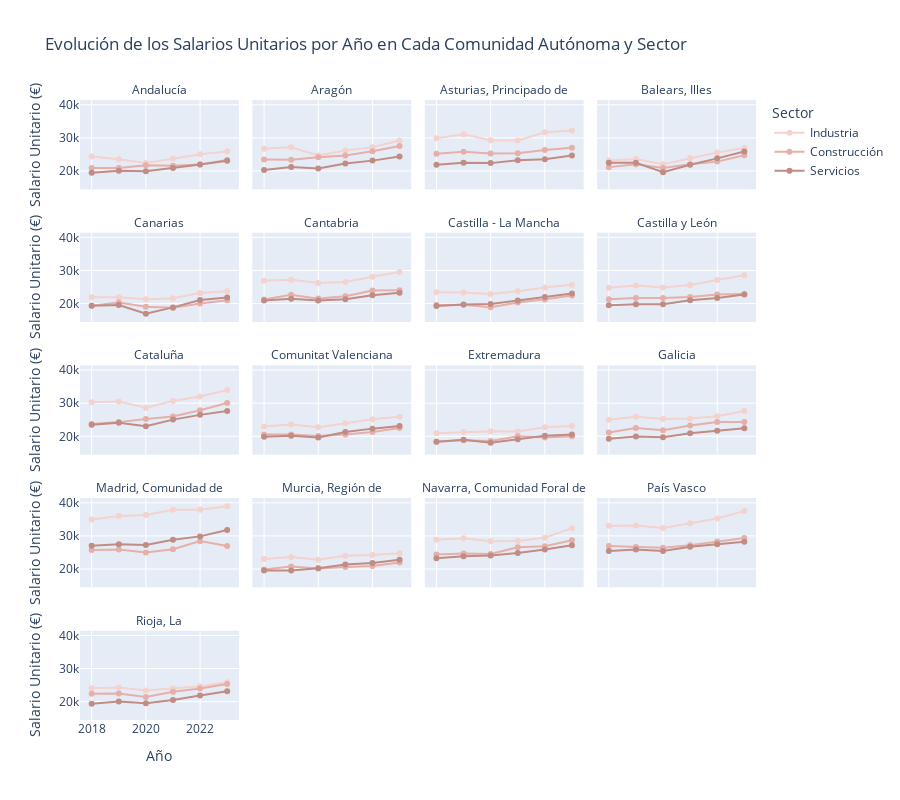

Notebook cell for this chart:
### Code cell
# Filtrar los datos para las columnas relevantes
df_salarios = df_poblacion[['AÑO', 'Comunidad autónoma', 'Sector', 'Sueldos y salarios unitarios']]

# Crear gráfico de líneas con facetas para cada comunidad autónoma
fig = px.line(df_salarios, x='AÑO', y='Sueldos y salarios unitarios',
              color='Sector',  # Diferenciar sectores por color dentro de cada comunidad
              facet_col='Comunidad autónoma', facet_col_wrap=4,  # Crear una faceta por comunidad, con 4 facetas por fila
              title="Evolución de los Salarios Unitarios por Año en Cada Comunidad Autónoma y Sector",
              labels={'AÑO': 'Año', 'Sueldos y salarios unitarios': 'Salario Unitario (€)'},
              markers=True,
              color_discrete_sequence=custom_palette)  # Usar paleta de colores personalizada

# Ajustar el diseño
fig.update_layout(height=800, showlegend=True)  # Ajusta la altura y asegura que se muestre la leyenda

# Opcional: Ajustar el tamaño de la leyenda y las etiquetas de los ejes
fig.for_each_annotation(lambda a: a.update(text=a.text.split("=")[-1]))  # Simplifica los títulos de cada faceta

fig.show()

### Figure 1 — Plotly figure (JSON) as saved in the notebook; plotly's stock layout.template omitted (floating-point values rounded to 4 significant figures)
{"data": [{"hovertemplate": "Sector=Industria<br>Comunidad autónoma=Andalucía<br>Año=%{x}<br>Salario Unitario (€)=%{y}<extra></extra>", "legendgroup": "Industria", "line": {"color": "#F4D2CE", "dash": "solid"}, "marker": {"symbol": "circle"}, "mode": "markers+lines", "name": "Industria", "orientation": "v", "showlegend": true, "type": "scatter", "x": [2018, 2019, 2020, 2021, 2022, 2023], "xaxis": "x17", "y": [24340.0, 23550.0, 22430.0, 23750.0, 25070.0, 25920.0], "yaxis": "y17"}, {"hovertemplate": "Sector=Industria<br>Comunidad autónoma=Aragón<br>Año=%{x}<br>Salario Unitario (€)=%{y}<extra></extra>", "legendgroup": "Industria", "line": {"color": "#F4D2CE", "dash": "solid"}, "marker": {"symbol": "circle"}, "mode": "markers+lines", "name": "Industria", "orientation": "v", "showlegend": false, "type": "scatter", "x": [2018, 2019, 2020, 2021, 2022, 2023], "xaxis": "x18", "y": [26720.0, 27170.0, 24680.0, 26160.0, 27140.0, 29170.0], "yaxis": "y18"}, {"hovertemplate": "Sector=Industria<br>Comunidad autónoma=Asturias, Principado de<br>Año=%{x}<br>Salario Unitario (€)=%{y}<extra></extra>", "legendgroup": "Industria", "line": {"color": "#F4D2CE", "dash": "solid"}, "marker": {"symbol": "circle"}, "mode": "markers+lines", "name": "Industria", "orientation": "v", "showlegend": false, "type": "scatter", "x": [2018, 2019, 2020, 2021, 2022, 2023], "xaxis": "x19", "y": [29890.0, 31070.0, 29310.0, 29230.0, 31690.0, 32220.0], "yaxis": "y19"}, {"hovertemplate": "Sector=Industria<br>Comunidad autónoma=Balears, Illes<br>Año=%{x}<br>Salario Unitario (€)=%{y}<extra></extra>", "legendgroup": "Industria", "line": {"color": "#F4D2CE", "dash": "solid"}, "marker": {"symbol": "circle"}, "mode": "markers+lines", "name": "Industria", "orientation": "v", "showlegend": false, "type": "scatter", "x": [2018, 2019, 2020, 2021, 2022, 2023], "xaxis": "x20", "y": [23120.0, 23600.0, 22030.0, 23870.0, 25590.0, 26900.0], "yaxis": "y20"}, {"hovertemplate": "Sector=Industria<br>Comunidad autónoma=Canarias<br>Año=%{x}<br>Salario Unitario (€)=%{y}<extra></extra>", "legendgroup": "Industria", "line": {"color": "#F4D2CE", "dash": "solid"}, "marker": {"symbol": "circle"}, "mode": "markers+lines", "name": "Industria", "orientation": "v", "showlegend": false, "type": "scatter", "x": [2018, 2019, 2020, 2021, 2022, 2023], "xaxis": "x13", "y": [21900.0, 21910.0, 21320.0, 21640.0, 23200.0, 23750.0], "yaxis": "y13"}, {"hovertemplate": "Sector=Industria<br>Comunidad autónoma=Cantabria<br>Año=%{x}<br>Salario Unitario (€)=%{y}<extra></extra>", "legendgroup": "Industria", "line": {"color": "#F4D2CE", "dash": "solid"}, "marker": {"symbol": "circle"}, "mode": "markers+lines", "name": "Industria", "orientation": "v", "showlegend": false, "type": "scatter", "x": [2018, 2019, 2020, 2021, 2022, 2023], "xaxis": "x14", "y": [26920.0, 27200.0, 26210.0, 26570.0, 28120.0, 29550.0], "yaxis": "y14"}, {"hovertemplate": "Sector=Industria<br>Comunidad autónoma=Castilla - La Mancha<br>Año=%{x}<br>Salario Unitario (€)=%{y}<extra></extra>", "legendgroup": "Industria", "line": {"color": "#F4D2CE", "dash": "solid"}, "marker": {"symbol": "circle"}, "mode": "markers+lines", "name": "Industria", "orientation": "v", "showlegend": false, "type": "scatter", "x": [2018, 2019, 2020, 2021, 2022, 2023], "xaxis": "x15", "y": [23460.0, 23400.0, 22910.0, 23720.0, 24840.0, 25680.0], "yaxis": "y15"}, {"hovertemplate": "Sector=Industria<br>Comunidad autónoma=Castilla y León<br>Año=%{x}<br>Salario Unitario (€)=%{y}<extra></extra>", "legendgroup": "Industria", "line": {"color": "#F4D2CE", "dash": "solid"}, "marker": {"symbol": "circle"}, "mode": "markers+lines", "name": "Industria", "orientation": "v", "showlegend": false, "type": "scatter", "x": [2018, 2019, 2020, 2021, 2022, 2023], "xaxis": "x16", "y": [24800.0, 25460.0, 24860.0, 25610.0, 27120.0, 28540.0], "yaxis": "y16"}, {"hovertemplate": "Sector=Industria<br>Comunidad autónoma=Cataluña<br>Año=%{x}<br>Salario Unitario (€)=%{y}<extra></extra>", "legendgroup": "Industria", "line": {"color": "#F4D2CE", "dash": "solid"}, "marker": {"symbol": "circle"}, "mode": "markers+lines", "name": "Industria", "orientation": "v", "showlegend": false, "type": "scatter", "x": [2018, 2019, 2020, 2021, 2022, 2023], "xaxis": "x9", "y": [30300.0, 30530.0, 28670.0, 30680.0, 32020.0, 33980.0], "yaxis": "y9"}, {"hovertemplate": "Sector=Industria<br>Comunidad autónoma=Comunitat Valenciana<br>Año=%{x}<br>Salario Unitario (€)=%{y}<extra></extra>", "legendgroup": "Industria", "line": {"color": "#F4D2CE", "dash": "solid"}, "marker": {"symbol": "circle"}, "mode": "markers+lines", "name": "Industria", "orientation": "v", "showlegend": false, "type": "scatter", "x": [2018, 2019, 2020, 2021, 2022, 2023], "xaxis": "x10", "y": [22980.0, 23570.0, 22770.0, 23970.0, 25150.0, 25870.0], "yaxis": "y10"}, {"hovertemplate": "Sector=Industria<br>Comunidad autónoma=Extremadura<br>Año=%{x}<br>Salario Unitario (€)=%{y}<extra></extra>", "legendgroup": "Industria", "line": {"color": "#F4D2CE", "dash": "solid"}, "marker": {"symbol": "circle"}, "mode": "markers+lines", "name": "Industria", "orientation": "v", "showlegend": false, "type": "scatter", "x": [2018, 2019, 2020, 2021, 2022, 2023], "xaxis": "x11", "y": [20920.0, 21280.0, 21500.0, 21450.0, 22700.0, 23120.0], "yaxis": "y11"}, {"hovertemplate": "Sector=Industria<br>Comunidad autónoma=Galicia<br>Año=%{x}<br>Salario Unitario (€)=%{y}<extra></extra>", "legendgroup": "Industria", "line": {"color": "#F4D2CE", "dash": "solid"}, "marker": {"symbol": "circle"}, "mode": "markers+lines", "name": "Industria", "orientation": "v", "showlegend": false, "type": "scatter", "x": [2018, 2019, 2020, 2021, 2022, 2023], "xaxis": "x12", "y": [25010.0, 25870.0, 25220.0, 25400.0, 26070.0, 27620.0], "yaxis": "y12"}, {"hovertemplate": "Sector=Industria<br>Comunidad autónoma=Madrid, Comunidad de<br>Año=%{x}<br>Salario Unitario (€)=%{y}<extra></extra>", "legendgroup": "Industria", "line": {"color": "#F4D2CE", "dash": "solid"}, "marker": {"symbol": "circle"}, "mode": "markers+lines", "name": "Industria", "orientation": "v", "showlegend": false, "type": "scatter", "x": [2018, 2019, 2020, 2021, 2022, 2023], "xaxis": "x5", "y": [34960.0, 36020.0, 36292, 37880.0, 37880.0, 38960.0], "yaxis": "y5"}, {"hovertemplate": "Sector=Industria<br>Comunidad autónoma=Murcia, Región de<br>Año=%{x}<br>Salario Unitario (€)=%{y}<extra></extra>", "legendgroup": "Industria", "line": {"color": "#F4D2CE", "dash": "solid"}, "marker": {"symbol": "circle"}, "mode": "markers+lines", "name": "Industria", "orientation": "v", "showlegend": false, "type": "scatter", "x": [2018, 2019, 2020, 2021, 2022, 2023], "xaxis": "x6", "y": [23050.0, 23620.0, 22830.0, 24020.0, 24230.0, 24780.0], "yaxis": "y6"}, {"hovertemplate": "Sector=Industria<br>Comunidad autónoma=Navarra, Comunidad Foral de<br>Año=%{x}<br>Salario Unitario (€)=%{y}<extra></extra>", "legendgroup": "Industria", "line": {"color": "#F4D2CE", "dash": "solid"}, "marker": {"symbol": "circle"}, "mode": "markers+lines", "name": "Industria", "orientation": "v", "showlegend": false, "type": "scatter", "x": [2018, 2019, 2020, 2021, 2022, 2023], "xaxis": "x7", "y": [28860.0, 29300.0, 28400.0, 28430.0, 29470.0, 32330.0], "yaxis": "y7"}, {"hovertemplate": "Sector=Industria<br>Comunidad autónoma=País Vasco<br>Año=%{x}<br>Salario Unitario (€)=%{y}<extra></extra>", "legendgroup": "Industria", "line": {"color": "#F4D2CE", "dash": "solid"}, "marker": {"symbol": "circle"}, "mode": "markers+lines", "name": "Industria", "orientation": "v", "showlegend": false, "type": "scatter", "x": [2018, 2019, 2020, 2021, 2022, 2023], "xaxis": "x8", "y": [33050.0, 33170.0, 32370.0, 33820.0, 35250.0, 37500.0], "yaxis": "y8"}, {"hovertemplate": "Sector=Industria<br>Comunidad autónoma=Rioja, La<br>Año=%{x}<br>Salario Unitario (€)=%{y}<extra></extra>", "legendgroup": "Industria", "line": {"color": "#F4D2CE", "dash": "solid"}, "marker": {"symbol": "circle"}, "mode": "markers+lines", "name": "Industria", "orientation": "v", "showlegend": false, "type": "scatter", "x": [2018, 2019, 2020, 2021, 2022, 2023], "xaxis": "x", "y": [24020.0, 24280.0, 23340.0, 23940.0, 24640.0, 25850.0], "yaxis": "y"}, {"hovertemplate": "Sector=Construcción<br>Comunidad autónoma=Andalucía<br>Año=%{x}<br>Salario Unitario (€)=%{y}<extra></extra>", "legendgroup": "Construcción", "line": {"color": "#E6AFA9", "dash": "solid"}, "marker": {"symbol": "circle"}, "mode": "markers+lines", "name": "Construcción", "orientation": "v", "showlegend": true, "type": "scatter", "x": [2018, 2019, 2020, 2021, 2022, 2023], "xaxis": "x17", "y": [20850.0, 20910.0, 21690.0, 21550.0, 21950.0, 23320.0], "yaxis": "y17"}, {"hovertemplate": "Sector=Construcción<br>Comunidad autónoma=Aragón<br>Año=%{x}<br>Salario Unitario (€)=%{y}<extra></extra>", "legendgroup": "Construcción", "line": {"color": "#E6AFA9", "dash": "solid"}, "marker": {"symbol": "circle"}, "mode": "markers+lines", "name": "Construcción", "orientation": "v", "showlegend": false, "type": "scatter", "x": [2018, 2019, 2020, 2021, 2022, 2023], "xaxis": "x18", "y": [23470.0, 23400.0, 24140.0, 24660.0, 25980.0, 27530.0], "yaxis": "y18"}, {"hovertemplate": "Sector=Construcción<br>Comunidad autónoma=Asturias, Principado de<br>Año=%{x}<br>Salario Unitario (€)=%{y}<extra></extra>", "legendgroup": "Construcción", "line": {"color": "#E6AFA9", "dash": "solid"}, "marker": {"symbol": "circle"}, "mode": "markers+lines", "name": "Construcción", "orientation": "v", "showlegend": false, "type": "scatter", "x": [2018, 2019, 2020, 2021, 2022, 2023], "xaxis": "x19", "y": [25200.0, 25760.0, 25290.0, 25360.0, 26330.0, 27010.0], "yaxis": "y19"}, {"hovertemplate": "Sector=Construcción<br>Comunidad autónoma=Balears, Illes<br>Año=%{x}<br>Salario Unitario (€)=%{y}<extra></extra>", "legendgroup": "Construcción", "line": {"color": "#E6AFA9", "dash": "solid"}, "marker": {"symbol": "circle"}, "mode": "markers+lines", "name": "Construcción", "orientation": "v", "showlegend": false, "type": "scatter", "x": [2018, 2019, 2020, 2021, 2022, 2023], "xaxis": "x20", "y": [21150.0, 22020.0, 20890.0, 22040.0, 22820.0, 24760.0], "yaxis": "y20"}, {"hovertemplate": "Sector=Construcción<br>Comunidad autónoma=Canarias<br>Año=%{x}<br>Salario Unitario (€)=%{y}<extra></extra>", "legendgroup": "Construcción", "line": {"color": "#E6AFA9", "dash": "solid"}, "marker": {"symbol": "circle"}, "mode": "markers+lines", "name": "Construcción", "orientation": "v", "showlegend": false, "type": "scatter", "x": [2018, 2019, 2020, 2021, 2022, 2023], "xaxis": "x13", "y": [19370.0, 20310.0, 19030.0, 18750.0, 20030.0, 21030.0], "yaxis": "y13"}, {"hovertemplate": "Sector=Construcción<br>Comunidad autónoma=Cantabria<br>Año=%{x}<br>Salario Unitario (€)=%{y}<extra></extra>", "legendgroup": "Construcción", "line": {"color": "#E6AFA9", "dash": "solid"}, "marker": {"symbol": "circle"}, "mode": "markers+lines", "name": "Construcción", "orientation": "v", "showlegend": false, "type": "scatter", "x": [2018, 2019, 2020, 2021, 2022, 2023], "xaxis": "x14", "y": [21250.0, 22680.0, 21510.0, 22260.0, 23990.0, 24010.0], "yaxis": "y14"}, {"hovertemplate": "Sector=Construcción<br>Comunidad autónoma=Castilla - La Mancha<br>Año=%{x}<br>Salario Unitario (€)=%{y}<extra></extra>", "legendgroup": "Construcción", "line": {"color": "#E6AFA9", "dash": "solid"}, "marker": {"symbol": "circle"}, "mode": "markers+lines", "name": "Construcción", "orientation": "v", "showlegend": false, "type": "scatter", "x": [2018, 2019, 2020, 2021, 2022, 2023], "xaxis": "x15", "y": [19580.0, 19640.0, 18920.0, 20320.0, 21280.0, 22450.0], "yaxis": "y15"}, {"hovertemplate": "Sector=Construcción<br>Comunidad autónoma=Castilla y León<br>Año=%{x}<br>Salario Unitario (€)=%{y}<extra></extra>", "legendgroup": "Construcción", "line": {"color": "#E6AFA9", "dash": "solid"}, "marker": {"symbol": "circle"}, "mode": "markers+lines", "name": "Construcción", "orientation": "v", "showlegend": false, "type": "scatter", "x": [2018, 2019, 2020, 2021, 2022, 2023], "xaxis": "x16", "y": [21360.0, 21730.0, 21700.0, 22020.0, 22720.0, 22890.0], "yaxis": "y16"}, {"hovertemplate": "Sector=Construcción<br>Comunidad autónoma=Cataluña<br>Año=%{x}<br>Salario Unitario (€)=%{y}<extra></extra>", "legendgroup": "Construcción", "line": {"color": "#E6AFA9", "dash": "solid"}, "marker": {"symbol": "circle"}, "mode": "markers+lines", "name": "Construcción", "orientation": "v", "showlegend": false, "type": "scatter", "x": [2018, 2019, 2020, 2021, 2022, 2023], "xaxis": "x9", "y": [23730.0, 24290.0, 25220.0, 26000.0, 27890.0, 30050.0], "yaxis": "y9"}, {"hovertemplate": "Sector=Construcción<br>Comunidad autónoma=Comunitat Valenciana<br>Año=%{x}<br>Salario Unitario (€)=%{y}<extra></extra>", "legendgroup": "Construcción", "line": {"color": "#E6AFA9", "dash": "solid"}, "marker": {"symbol": "circle"}, "mode": "markers+lines", "name": "Construcción", "orientation": "v", "showlegend": false, "type": "scatter", "x": [2018, 2019, 2020, 2021, 2022, 2023], "xaxis": "x10", "y": [20552, 20510.0, 20130.0, 20570.0, 21280.0, 22530.0], "yaxis": "y10"}, {"hovertemplate": "Sector=Construcción<br>Comunidad autónoma=Extremadura<br>Año=%{x}<br>Salario Unitario (€)=%{y}<extra></extra>", "legendgroup": "Construcción", "line": {"color": "#E6AFA9", "dash": "solid"}, "marker": {"symbol": "circle"}, "mode": "markers+lines", "name": "Construcción", "orientation": "v", "showlegend": false, "type": "scatter", "x": [2018, 2019, 2020, 2021, 2022, 2023], "xaxis": "x11", "y": [18380.0, 18820.0, 18620.0, 20010.0, 19620.0, 19980.0], "yaxis": "y11"}, {"hovertemplate": "Sector=Construcción<br>Comunidad autónoma=Galicia<br>Año=%{x}<br>Salario Unitario (€)=%{y}<extra></extra>", "legendgroup": "Construcción", "line": {"color": "#E6AFA9", "dash": "solid"}, "marker": {"symbol": "circle"}, "mode": "markers+lines", "name": "Construcción", "orientation": "v", "showlegend": false, "type": "scatter", "x": [2018, 2019, 2020, 2021, 2022, 2023], "xaxis": "x12", "y": [21170.0, 22530.0, 21840.0, 23250.0, 24350.0, 24340.0], "yaxis": "y12"}, {"hovertemplate": "Sector=Construcción<br>Comunidad autónoma=Madrid, Comunidad de<br>Año=%{x}<br>Salario Unitario (€)=%{y}<extra></extra>", "legendgroup": "Construcción", "line": {"color": "#E6AFA9", "dash": "solid"}, "marker": {"symbol": "circle"}, "mode": "markers+lines", "name": "Construcción", "orientation": "v", "showlegend": false, "type": "scatter", "x": [2018, 2019, 2020, 2021, 2022, 2023], "xaxis": "x5", "y": [25710.0, 25880.0, 24970.0, 25970.0, 28410.0, 26930.0], "yaxis": "y5"}, {"hovertemplate": "Sector=Construcción<br>Comunidad autónoma=Murcia, Región de<br>Año=%{x}<br>Salario Unitario (€)=%{y}<extra></extra>", "legendgroup": "Construcción", "line": {"color": "#E6AFA9", "dash": "solid"}, "marker": {"symbol": "circle"}, "mode": "markers+lines", "name": "Construcción", "orientation": "v", "showlegend": false, "type": "scatter", "x": [2018, 2019, 2020, 2021, 2022, 2023], "xaxis": "x6", "y": [19880.0, 20750.0, 20120.0, 20620.0, 20880.0, 21970.0], "yaxis": "y6"}, {"hovertemplate": "Sector=Construcción<br>Comunidad autónoma=Navarra, Comunidad Foral de<br>Año=%{x}<br>Salario Unitario (€)=%{y}<extra></extra>", "legendgroup": "Construcción", "line": {"color": "#E6AFA9", "dash": "solid"}, "marker": {"symbol": "circle"}, "mode": "markers+lines", "name": "Construcción", "orientation": "v", "showlegend": false, "type": "scatter", "x": [2018, 2019, 2020, 2021, 2022, 2023], "xaxis": "x7", "y": [24360.0, 24660.0, 24550.0, 26560.0, 26870.0, 28690.0], "yaxis": "y7"}, {"hovertemplate": "Sector=Construcción<br>Comunidad autónoma=País Vasco<br>Año=%{x}<br>Salario Unitario (€)=%{y}<extra></extra>", "legendgroup": "Construcción", "line": {"color": "#E6AFA9", "dash": "solid"}, "marker": {"symbol": "circle"}, "mode": "markers+lines", "name": "Construcción", "orientation": "v", "showlegend": false, "type": "scatter", "x": [2018, 2019, 2020, 2021, 2022, 2023], "xaxis": "x8", "y": [26980.0, 26630.0, 26450.0, 27160.0, 28280.0, 29390.0], "yaxis": "y8"}, {"hovertemplate": "Sector=Construcción<br>Comunidad autónoma=Rioja, La<br>Año=%{x}<br>Salario Unitario (€)=%{y}<extra></extra>", "legendgroup": "Construcción", "line": {"color": "#E6AFA9", "dash": "solid"}, "marker": {"symbol": "circle"}, "mode": "markers+lines", "name": "Construcción", "orientation": "v", "showlegend": false, "type": "scatter", "x": [2018, 2019, 2020, 2021, 2022, 2023], "xaxis": "x", "y": [22420.0, 22440.0, 21430.0, 23000.0, 23970.0, 25320.0], "yaxis": "y"}, {"hovertemplate": "Sector=Servicios<br>Comunidad autónoma=Andalucía<br>Año=%{x}<br>Salario Unitario (€)=%{y}<extra></extra>", "legendgroup": "Servicios", "line": {"color": "#C08C83", "dash": "solid"}, "marker": {"symbol": "circle"}, "mode": "markers+lines", "name": "Servicios", "orientation": "v", "showlegend": true, "type": "scatter", "x": [2018, 2019, 2020, 2021, 2022, 2023], "xaxis": "x17", "y": [19440.0, 20030.0, 19930.0, 20850.0, 21950.0, 23090.0], "yaxis": "y17"}, {"hovertemplate": "Sector=Servicios<br>Comunidad autónoma=Aragón<br>Año=%{x}<br>Salario Unitario (€)=%{y}<extra></extra>", "legendgroup": "Servicios", "line": {"color": "#C08C83", "dash": "solid"}, "marker": {"symbol": "circle"}, "mode": "markers+lines", "name": "Servicios", "orientation": "v", "showlegend": false, "type": "scatter", "x": [2018, 2019, 2020, 2021, 2022, 2023], "xaxis": "x18", "y": [20300.0, 21220.0, 20730.0, 22220.0, 23120.0, 24360.0], "yaxis": "y18"}, {"hovertemplate": "Sector=Servicios<br>Comunidad autónoma=Asturias, Principado de<br>Año=%{x}<br>Salario Unitario (€)=%{y}<extra></extra>", "legendgroup": "Servicios", "line": {"color": "#C08C83", "dash": "solid"}, "marker": {"symbol": "circle"}, "mode": "markers+lines", "name": "Servicios", "orientation": "v", "showlegend": false, "type": "scatter", "x": [2018, 2019, 2020, 2021, 2022, 2023], "xaxis": "x19", "y": [21860.0, 22480.0, 22360.0, 23250.0, 23570.0, 24660.0], "yaxis": "y19"}, {"hovertemplate": "Sector=Servicios<br>Comunidad autónoma=Balears, Illes<br>Año=%{x}<br>Salario Unitario (€)=%{y}<extra></extra>", "legendgroup": "Servicios", "line": {"color": "#C08C83", "dash": "solid"}, "marker": {"symbol": "circle"}, "mode": "markers+lines", "name": "Servicios", "orientation": "v", "showlegend": false, "type": "scatter", "x": [2018, 2019, 2020, 2021, 2022, 2023], "xaxis": "x20", "y": [22480.0, 22490.0, 19590.0, 21850.0, 23800.0, 25880.0], "yaxis": "y20"}, {"hovertemplate": "Sector=Servicios<br>Comunidad autónoma=Canarias<br>Año=%{x}<br>Salario Unitario (€)=%{y}<extra></extra>", "legendgroup": "Servicios", "line": {"color": "#C08C83", "dash": "solid"}, "marker": {"symbol": "circle"}, "mode": "markers+lines", "name": "Servicios", "orientation": "v", "showlegend": false, "type": "scatter", "x": [2018, 2019, 2020, 2021, 2022, 2023], "xaxis": "x13", "y": [19360.0, 19560.0, 16940.0, 18860.0, 21100.0, 21880.0], "yaxis": "y13"}, {"hovertemplate": "Sector=Servicios<br>Comunidad autónoma=Cantabria<br>Año=%{x}<br>Salario Unitario (€)=%{y}<extra></extra>", "legendgroup": "Servicios", "line": {"color": "#C08C83", "dash": "solid"}, "marker": {"symbol": "circle"}, "mode": "markers+lines", "name": "Servicios", "orientation": "v", "showlegend": false, "type": "scatter", "x": [2018, 2019, 2020, 2021, 2022, 2023], "xaxis": "x14", "y": [20980.0, 21460.0, 20980.0, 21360.0, 22500.0, 23310.0], "yaxis": "y14"}, {"hovertemplate": "Sector=Servicios<br>Comunidad autónoma=Castilla - La Mancha<br>Año=%{x}<br>Salario Unitario (€)=%{y}<extra></extra>", "legendgroup": "Servicios", "line": {"color": "#C08C83", "dash": "solid"}, "marker": {"symbol": "circle"}, "mode": "markers+lines", "name": "Servicios", "orientation": "v", "showlegend": false, "type": "scatter", "x": [2018, 2019, 2020, 2021, 2022, 2023], "xaxis": "x15", "y": [19300.0, 19720.0, 19870.0, 20910.0, 22030.0, 23060.0], "yaxis": "y15"}, {"hovertemplate": "Sector=Servicios<br>Comunidad autónoma=Castilla y León<br>Año=%{x}<br>Salario Unitario (€)=%{y}<extra></extra>", "legendgroup": "Servicios", "line": {"color": "#C08C83", "dash": "solid"}, "marker": {"symbol": "circle"}, "mode": "markers+lines", "name": "Servicios", "orientation": "v", "showlegend": false, "type": "scatter", "x": [2018, 2019, 2020, 2021, 2022, 2023], "xaxis": "x16", "y": [19500.0, 19850.0, 19840.0, 21030.0, 21690.0, 22780.0], "yaxis": "y16"}, {"hovertemplate": "Sector=Servicios<br>Comunidad autónoma=Cataluña<br>Año=%{x}<br>Salario Unitario (€)=%{y}<extra></extra>", "legendgroup": "Servicios", "line": {"color": "#C08C83", "dash": "solid"}, "marker": {"symbol": "circle"}, "mode": "markers+lines", "name": "Servicios", "orientation": "v", "showlegend": false, "type": "scatter", "x": [2018, 2019, 2020, 2021, 2022, 2023], "xaxis": "x9", "y": [23460.0, 24100.0, 23040.0, 25040.0, 26480.0, 27620.0], "yaxis": "y9"}, {"hovertemplate": "Sector=Servicios<br>Comunidad autónoma=Comunitat Valenciana<br>Año=%{x}<br>Salario Unitario (€)=%{y}<extra></extra>", "legendgroup": "Servicios", "line": {"color": "#C08C83", "dash": "solid"}, "marker": {"symbol": "circle"}, "mode": "markers+lines", "name": "Servicios", "orientation": "v", "showlegend": false, "type": "scatter", "x": [2018, 2019, 2020, 2021, 2022, 2023], "xaxis": "x10", "y": [19860.0, 20130.0, 19610.0, 21330.0, 22320.0, 23130.0], "yaxis": "y10"}, {"hovertemplate": "Sector=Servicios<br>Comunidad autónoma=Extremadura<br>Año=%{x}<br>Salario Unitario (€)=%{y}<extra></extra>", "legendgroup": "Servicios", "line": {"color": "#C08C83", "dash": "solid"}, "marker": {"symbol": "circle"}, "mode": "markers+lines", "name": "Servicios", "orientation": "v", "showlegend": false, "type": "scatter", "x": [2018, 2019, 2020, 2021, 2022, 2023], "xaxis": "x11", "y": [18390.0, 18940.0, 18080.0, 19120.0, 20140.0, 20530.0], "yaxis": "y11"}, {"hovertemplate": "Sector=Servicios<br>Comunidad autónoma=Galicia<br>Año=%{x}<br>Salario Unitario (€)=%{y}<extra></extra>", "legendgroup": "Servicios", "line": {"color": "#C08C83", "dash": "solid"}, "marker": {"symbol": "circle"}, "mode": "markers+lines", "name": "Servicios", "orientation": "v", "showlegend": false, "type": "scatter", "x": [2018, 2019, 2020, 2021, 2022, 2023], "xaxis": "x12", "y": [19300.0, 19920.0, 19740.0, 20900.0, 21720.0, 22400.0], "yaxis": "y12"}, {"hovertemplate": "Sector=Servicios<br>Comunidad autónoma=Madrid, Comunidad de<br>Año=%{x}<br>Salario Unitario (€)=%{y}<extra></extra>", "legendgroup": "Servicios", "line": {"color": "#C08C83", "dash": "solid"}, "marker": {"symbol": "circle"}, "mode": "markers+lines", "name": "Servicios", "orientation": "v", "showlegend": false, "type": "scatter", "x": [2018, 2019, 2020, 2021, 2022, 2023], "xaxis": "x5", "y": [27020.0, 27490.0, 27240.0, 28850.0, 29850.0, 31790.0], "yaxis": "y5"}, {"hovertemplate": "Sector=Servicios<br>Comunidad autónoma=Murcia, Región de<br>Año=%{x}<br>Salario Unitario (€)=%{y}<extra></extra>", "legendgroup": "Servicios", "line": {"color": "#C08C83", "dash": "solid"}, "marker": {"symbol": "circle"}, "mode": "markers+lines", "name": "Servicios", "orientation": "v", "showlegend": false, "type": "scatter", "x": [2018, 2019, 2020, 2021, 2022, 2023], "xaxis": "x6", "y": [19570.0, 19530.0, 20210.0, 21370.0, 21810.0, 22790.0], "yaxis": "y6"}, {"hovertemplate": "Sector=Servicios<br>Comunidad autónoma=Navarra, Comunidad Foral de<br>Año=%{x}<br>Salario Unitario (€)=%{y}<extra></extra>", "legendgroup": "Servicios", "line": {"color": "#C08C83", "dash": "solid"}, "marker": {"symbol": "circle"}, "mode": "markers+lines", "name": "Servicios", "orientation": "v", "showlegend": false, "type": "scatter", "x": [2018, 2019, 2020, 2021, 2022, 2023], "xaxis": "x7", "y": [23270.0, 23820.0, 24110.0, 24860.0, 25910.0, 27140.0], "yaxis": "y7"}, {"hovertemplate": "Sector=Servicios<br>Comunidad autónoma=País Vasco<br>Año=%{x}<br>Salario Unitario (€)=%{y}<extra></extra>", "legendgroup": "Servicios", "line": {"color": "#C08C83", "dash": "solid"}, "marker": {"symbol": "circle"}, "mode": "markers+lines", "name": "Servicios", "orientation": "v", "showlegend": false, "type": "scatter", "x": [2018, 2019, 2020, 2021, 2022, 2023], "xaxis": "x8", "y": [25400.0, 25910.0, 25470.0, 26750.0, 27450.0, 28240.0], "yaxis": "y8"}, {"hovertemplate": "Sector=Servicios<br>Comunidad autónoma=Rioja, La<br>Año=%{x}<br>Salario Unitario (€)=%{y}<extra></extra>", "legendgroup": "Servicios", "line": {"color": "#C08C83", "dash": "solid"}, "marker": {"symbol": "circle"}, "mode": "markers+lines", "name": "Servicios", "orientation": "v", "showlegend": false, "type": "scatter", "x": [2018, 2019, 2020, 2021, 2022, 2023], "xaxis": "x", "y": [19410.0, 20050.0, 19530.0, 20490.0, 21840.0, 23140.0], "yaxis": "y"}], "layout": {"annotations": [{"font": {}, "showarrow": false, "text": "Rioja, La", "x": 0.1175, "xanchor": "center", "xref": "paper", "y": 0.144, "yanchor": "bottom", "yref": "paper"}, {"font": {}, "showarrow": false, "text": "Madrid, Comunidad de", "x": 0.1175, "xanchor": "center", "xref": "paper", "y": 0.358, "yanchor": "bottom", "yref": "paper"}, {"font": {}, "showarrow": false, "text": "Murcia, Región de", "x": 0.3725, "xanchor": "center", "xref": "paper", "y": 0.358, "yanchor": "bottom", "yref": "paper"}, {"font": {}, "showarrow": false, "text": "Navarra, Comunidad Foral de", "x": 0.6275, "xanchor": "center", "xref": "paper", "y": 0.358, "yanchor": "bottom", "yref": "paper"}, {"font": {}, "showarrow": false, "text": "País Vasco", "x": 0.8825, "xanchor": "center", "xref": "paper", "y": 0.358, "yanchor": "bottom", "yref": "paper"}, {"font": {}, "showarrow": false, "text": "Cataluña", "x": 0.1175, "xanchor": "center", "xref": "paper", "y": 0.572, "yanchor": "bottom", "yref": "paper"}, {"font": {}, "showarrow": false, "text": "Comunitat Valenciana", "x": 0.3725, "xanchor": "center", "xref": "paper", "y": 0.572, "yanchor": "bottom", "yref": "paper"}, {"font": {}, "showarrow": false, "text": "Extremadura", "x": 0.6275, "xanchor": "center", "xref": "paper", "y": 0.572, "yanchor": "bottom", "yref": "paper"}, {"font": {}, "showarrow": false, "text": "Galicia", "x": 0.8825, "xanchor": "center", "xref": "paper", "y": 0.572, "yanchor": "bottom", "yref": "paper"}, {"font": {}, "showarrow": false, "text": "Canarias", "x": 0.1175, "xanchor": "center", "xref": "paper", "y": 0.786, "yanchor": "bottom", "yref": "paper"}, {"font": {}, "showarrow": false, "text": "Cantabria", "x": 0.3725, "xanchor": "center", "xref": "paper", "y": 0.786, "yanchor": "bottom", "yref": "paper"}, {"font": {}, "showarrow": false, "text": "Castilla - La Mancha", "x": 0.6275, "xanchor": "center", "xref": "paper", "y": 0.786, "yanchor": "bottom", "yref": "paper"}, {"font": {}, "showarrow": false, "text": "Castilla y León", "x": 0.8825, "xanchor": "center", "xref": "paper", "y": 0.786, "yanchor": "bottom", "yref": "paper"}, {"font": {}, "showarrow": false, "text": "Andalucía", "x": 0.1175, "xanchor": "center", "xref": "paper", "y": 1, "yanchor": "bottom", "yref": "paper"}, {"font": {}, "showarrow": false, "text": "Aragón", "x": 0.3725, "xanchor": "center", "xref": "paper", "y": 1, "yanchor": "bottom", "yref": "paper"}, {"font": {}, "showarrow": false, "text": "Asturias, Principado de", "x": 0.6275, "xanchor": "center", "xref": "paper", "y": 1, "yanchor": "bottom", "yref": "paper"}, {"font": {}, "showarrow": false, "text": "Balears, Illes", "x": 0.8825, "xanchor": "center", "xref": "paper", "y": 1, "yanchor": "bottom", "yref": "paper"}], "height": 800, "legend": {"title": {"text": "Sector"}, "tracegroupgap": 0}, "showlegend": true, "title": {"text": "Evolución de los Salarios Unitarios por Año en Cada Comunidad Autónoma y Sector"}, "xaxis": {"anchor": "y", "domain": [0, 0.235], "title": {"text": "Año"}}, "xaxis10": {"anchor": "y10", "domain": [0.255, 0.49], "matches": "x", "showticklabels": false}, "xaxis11": {"anchor": "y11", "domain": [0.51, 0.745], "matches": "x", "showticklabels": false}, "xaxis12": {"anchor": "y12", "domain": [0.765, 1.0], "matches": "x", "showticklabels": false}, "xaxis13": {"anchor": "y13", "domain": [0, 0.235], "matches": "x", "showticklabels": false}, "xaxis14": {"anchor": "y14", "domain": [0.255, 0.49], "matches": "x", "showticklabels": false}, "xaxis15": {"anchor": "y15", "domain": [0.51, 0.745], "matches": "x", "showticklabels": false}, "xaxis16": {"anchor": "y16", "domain": [0.765, 1.0], "matches": "x", "showticklabels": false}, "xaxis17": {"anchor": "y17", "domain": [0, 0.235], "matches": "x", "showticklabels": false}, "xaxis18": {"anchor": "y18", "domain": [0.255, 0.49], "matches": "x", "showticklabels": false}, "xaxis19": {"anchor": "y19", "domain": [0.51, 0.745], "matches": "x", "showticklabels": false}, "xaxis2": {"anchor": "y2", "domain": [0.255, 0.49], "matches": "x", "title": {"text": "Año"}}, "xaxis20": {"anchor": "y20", "domain": [0.765, 1.0], "matches": "x", "showticklabels": false}, "xaxis3": {"anchor": "y3", "domain": [0.51, 0.745], "matches": "x", "title": {"text": "Año"}}, "xaxis4": {"anchor": "y4", "domain": [0.765, 1.0], "matches": "x", "title": {"text": "Año"}}, "xaxis5": {"anchor": "y5", "domain": [0, 0.235], "matches": "x", "showticklabels": false}, "xaxis6": {"anchor": "y6", "domain": [0.255, 0.49], "matches": "x", "showticklabels": false}, "xaxis7": {"anchor": "y7", "domain": [0.51, 0.745], "matches": "x", "showticklabels": false}, "xaxis8": {"anchor": "y8", "domain": [0.765, 1.0], "matches": "x", "showticklabels": false}, "xaxis9": {"anchor": "y9", "domain": [0, 0.235], "matches": "x", "showticklabels": false}, "yaxis": {"anchor": "x", "domain": [0, 0.144], "title": {"text": "Salario Unitario (€)"}}, "yaxis10": {"anchor": "x10", "domain": [0.428, 0.572], "matches": "y", "showticklabels": false}, "yaxis11": {"anchor": "x11", "domain": [0.428, 0.572], "matches": "y", "showticklabels": false}, "yaxis12": {"anchor": "x12", "domain": [0.428, 0.572], "matches": "y", "showticklabels": false}, "yaxis13": {"anchor": "x13", "domain": [0.642, 0.786], "matches": "y", "title": {"text": "Salario Unitario (€)"}}, "yaxis14": {"anchor": "x14", "domain": [0.642, 0.786], "matches": "y", "showticklabels": false}, "yaxis15": {"anchor": "x15", "domain": [0.642, 0.786], "matches": "y", "showticklabels": false}, "yaxis16": {"anchor": "x16", "domain": [0.642, 0.786], "matches": "y", "showticklabels": false}, "yaxis17": {"anchor": "x17", "domain": [0.856, 1], "matches": "y", "title": {"text": "Salario Unitario (€)"}}, "yaxis18": {"anchor": "x18", "domain": [0.856, 1], "matches": "y", "showticklabels": false}, "yaxis19": {"anchor": "x19", "domain": [0.856, 1], "matches": "y", "showticklabels": false}, "yaxis2": {"anchor": "x2", "domain": [0, 0.144], "matches": "y", "showticklabels": false}, "yaxis20": {"anchor": "x20", "domain": [0.856, 1], "matches": "y", "showticklabels": false}, "yaxis3": {"anchor": "x3", "domain": [0, 0.144], "matches": "y", "showticklabels": false}, "yaxis4": {"anchor": "x4", "domain": [0, 0.144], "matches": "y", "showticklabels": false}, "yaxis5": {"anchor": "x5", "domain": [0.214, 0.358], "matches": "y", "title": {"text": "Salario Unitario (€)"}}, "yaxis6": {"anchor": "x6", "domain": [0.214, 0.358], "matches": "y", "showticklabels": false}, "yaxis7": {"anchor": "x7", "domain": [0.214, 0.358], "matches": "y", "showticklabels": false}, "yaxis8": {"anchor": "x8", "domain": [0.214, 0.358], "matches": "y", "showticklabels": false}, "yaxis9": {"anchor": "x9", "domain": [0.428, 0.572], "matches": "y", "title": {"text": "Salario Unitario (€)"}}}}
